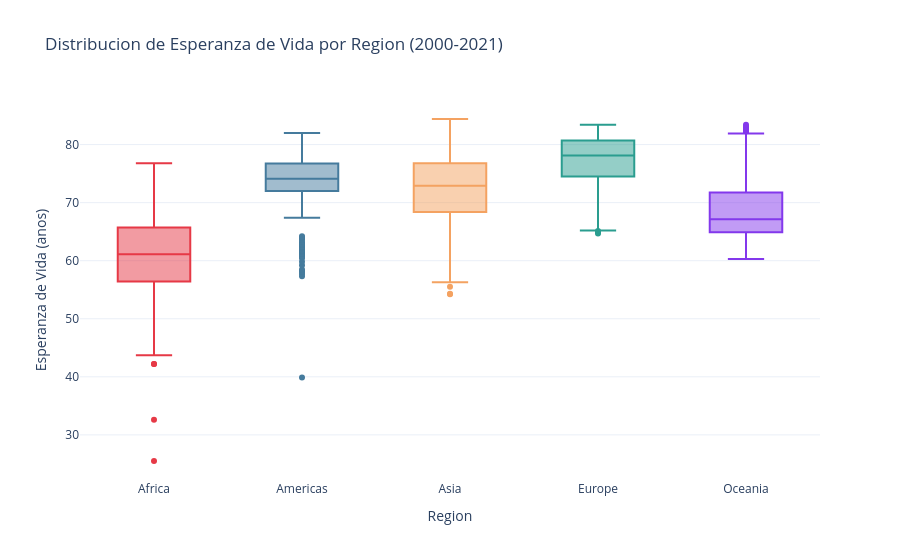

Notebook source saved alongside this figure:
### Code cell
fig = px.box(
    df,
    x='region',
    y='esperanza_vida',
    color='region',
    color_discrete_map=COLORES_REGION,
    points='outliers',
    title='Distribucion de Esperanza de Vida por Region (2000-2021)',
    labels={'esperanza_vida': 'Esperanza de Vida (anos)', 'region': 'Region'},
    template=TEMPLATE,
    category_orders={'region': ['Africa','Americas','Asia','Europe','Oceania','Otro']}
)
fig.update_layout(showlegend=False)
fig.show()

### Figure 1 — Plotly figure (JSON) as saved in the notebook; plotly's stock layout.template omitted (floating-point values rounded to 4 significant figures; data arrays with more than 128 entries replaced by an {"elided": "..."} marker saying what was removed)
{"data": [{"alignmentgroup": "True", "boxpoints": "outliers", "hovertemplate": "Region=%{x}<br>Esperanza de Vida (anos)=%{y}<extra></extra>", "legendgroup": "Africa", "marker": {"color": "#E63946"}, "name": "Africa", "notched": false, "offsetgroup": "Africa", "orientation": "v", "showlegend": true, "type": "box", "x": {"elided": "1188 str values"}, "x0": " ", "xaxis": "x", "y": {"elided": "1188 float values"}, "y0": " ", "yaxis": "y"}, {"alignmentgroup": "True", "boxpoints": "outliers", "hovertemplate": "Region=%{x}<br>Esperanza de Vida (anos)=%{y}<extra></extra>", "legendgroup": "Americas", "marker": {"color": "#457B9D"}, "name": "Americas", "notched": false, "offsetgroup": "Americas", "orientation": "v", "showlegend": true, "type": "box", "x": {"elided": "748 str values"}, "x0": " ", "xaxis": "x", "y": {"elided": "748 float values"}, "y0": " ", "yaxis": "y"}, {"alignmentgroup": "True", "boxpoints": "outliers", "hovertemplate": "Region=%{x}<br>Esperanza de Vida (anos)=%{y}<extra></extra>", "legendgroup": "Asia", "marker": {"color": "#F4A261"}, "name": "Asia", "notched": false, "offsetgroup": "Asia", "orientation": "v", "showlegend": true, "type": "box", "x": {"elided": "1056 str values"}, "x0": " ", "xaxis": "x", "y": {"elided": "1056 float values"}, "y0": " ", "yaxis": "y"}, {"alignmentgroup": "True", "boxpoints": "outliers", "hovertemplate": "Region=%{x}<br>Esperanza de Vida (anos)=%{y}<extra></extra>", "legendgroup": "Europe", "marker": {"color": "#2A9D8F"}, "name": "Europe", "notched": false, "offsetgroup": "Europe", "orientation": "v", "showlegend": true, "type": "box", "x": {"elided": "858 str values"}, "x0": " ", "xaxis": "x", "y": {"elided": "858 float values"}, "y0": " ", "yaxis": "y"}, {"alignmentgroup": "True", "boxpoints": "outliers", "hovertemplate": "Region=%{x}<br>Esperanza de Vida (anos)=%{y}<extra></extra>", "legendgroup": "Oceania", "marker": {"color": "#8338EC"}, "name": "Oceania", "notched": false, "offsetgroup": "Oceania", "orientation": "v", "showlegend": true, "type": "box", "x": {"elided": "220 str values"}, "x0": " ", "xaxis": "x", "y": {"elided": "220 float values"}, "y0": " ", "yaxis": "y"}], "layout": {"boxmode": "overlay", "legend": {"title": {"text": "Region"}, "tracegroupgap": 0}, "showlegend": false, "title": {"text": "Distribucion de Esperanza de Vida por Region (2000-2021)"}, "xaxis": {"anchor": "y", "categoryarray": ["Africa", "Americas", "Asia", "Europe", "Oceania", "Otro"], "categoryorder": "array", "domain": [0.0, 1.0], "title": {"text": "Region"}}, "yaxis": {"anchor": "x", "domain": [0.0, 1.0], "title": {"text": "Esperanza de Vida (anos)"}}}}
